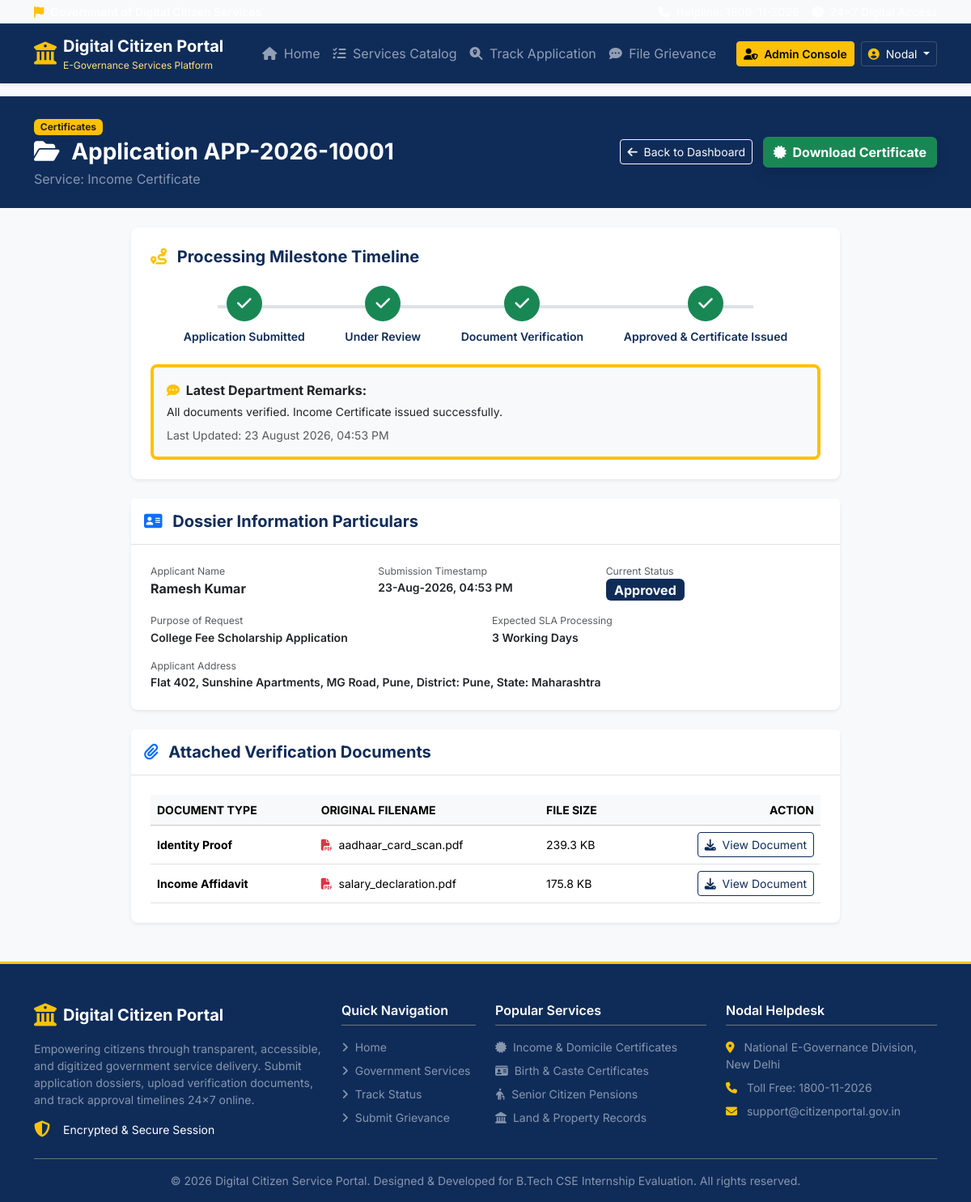
/citizen/application/1 (signed in), run on the app's committed database.
### app/models.py (models this page shows, shortened)
class User(UserMixin, db.Model):
    __tablename__ = 'users'
    id = db.Column(db.Integer, primary_key=True)
    name = db.Column(db.String(120), nullable=False)
    email = db.Column(db.String(120), unique=True, nullable=False, index=True)
    mobile = db.Column(db.String(15), nullable=False)
    password_hash = db.Column(db.String(256), nullable=False)
    role = db.Column(db.String(20), nullable=False, default='citizen') # 'citizen' or 'admin'
    address = db.Column(db.Text, nullable=True)
    state = db.Column(db.String(80), nullable=True)
    district = db.Column(db.String(80), nullable=True)
    created_at = db.Column(db.DateTime, default=datetime.utcnow)
    applications = db.relationship('Application', backref='user', lazy=True, cascade="all, delete-orphan")
    grievances = db.relationship('Grievance', backref='user', lazy=True)
    notifications = db.relationship('Notification', backref='user', lazy=True, cascade="all, delete-orphan")
    def is_admin(self):
        return self.role == 'admin'

class Service(db.Model):
    __tablename__ = 'services'
    id = db.Column(db.Integer, primary_key=True)
    name = db.Column(db.String(150), nullable=False)
    description = db.Column(db.Text, nullable=False)
    required_documents = db.Column(db.Text, nullable=False) # Store comma-separated or formatted list
    processing_time = db.Column(db.String(50), nullable=False) # e.g. "7 Working Days"
    category = db.Column(db.String(80), nullable=False, default='Certificates') # e.g., Certificates, Pensions, Revenue, Others
    icon = db.Column(db.String(50), default='fa-file-medical')
    created_at = db.Column(db.DateTime, default=datetime.utcnow)
    applications = db.relationship('Application', backref='service', lazy=True)

class Application(db.Model):
    __tablename__ = 'applications'
    id = db.Column(db.Integer, primary_key=True)
    application_number = db.Column(db.String(50), unique=True, nullable=False, index=True)
    user_id = db.Column(db.Integer, db.ForeignKey('users.id'), nullable=False)
    service_id = db.Column(db.Integer, db.ForeignKey('services.id'), nullable=False)
    personal_info = db.Column(db.Text, nullable=True) # JSON string
    address_info = db.Column(db.Text, nullable=True)  # JSON string
    purpose = db.Column(db.String(255), nullable=False)
    additional_info = db.Column(db.Text, nullable=True)
    status = db.Column(db.String(40), nullable=False, default='submitted')
    current_remarks = db.Column(db.Text, nullable=True)
    created_at = db.Column(db.DateTime, default=datetime.utcnow)
    updated_at = db.Column(db.DateTime, default=datetime.utcnow, onupdate=datetime.utcnow)
    documents = db.relationship('Document', backref='application', lazy=True, cascade="all, delete-orphan")
    def get_address_info(self):
        if self.address_info:
            try:
                return json.loads(self.address_info)
            except Exception:
                return {}
        return {}

class Document(db.Model):
    __tablename__ = 'documents'
    id = db.Column(db.Integer, primary_key=True)
    application_id = db.Column(db.Integer, db.ForeignKey('applications.id'), nullable=False)
    document_type = db.Column(db.String(100), nullable=False) # e.g. "Identity Proof", "Address Proof", "Income Document"
    original_filename = db.Column(db.String(255), nullable=False)
    stored_filename = db.Column(db.String(255), nullable=False)
    file_path = db.Column(db.String(500), nullable=False)
    file_type = db.Column(db.String(50), nullable=False)
    file_size = db.Column(db.Integer, nullable=False) # bytes
    uploaded_at = db.Column(db.DateTime, default=datetime.utcnow)

### app/routes/citizen.py (the view)
@citizen_bp.route('/application/<int:application_id>')
@login_required
def application_detail(application_id):
    app_record = Application.query.get_or_404(application_id)
    if not current_user.is_admin() and app_record.user_id != current_user.id:
        flash('Unauthorized access to application dossier.', 'danger')
        return redirect(url_for('citizen.dashboard'))
    timeline = get_timeline_steps(app_record.status)
    documents = app_record.documents
    return render_template('citizen/application_detail.html',
                           app_record=app_record,
                           timeline=timeline,
                           documents=documents)

### app/templates/citizen/application_detail.html (shortened to what this page needs)
{% extends "base.html" %}
{% block content %}
<div class="bg-navy text-white py-4 mb-4">
    <div class="container">
        <div class="d-flex flex-wrap justify-content-between align-items-center gap-2">
            <div>
                <span class="badge bg-warning text-dark mb-1">{{ app_record.service.category }}</span>
                <h1 class="h3 fw-bold mb-1"><i class="fa-solid fa-folder-open me-2"></i> Application {{ app_record.application_number }}</h1>
                <p class="text-white-50 mb-0">Service: {{ app_record.service.name }}</p>
            </div>
            <div>
                <a href="{{ url_for('citizen.dashboard') }}" class="btn btn-outline-light btn-sm">
                    <i class="fa-solid fa-arrow-left me-1"></i> Back to Dashboard
                </a>
                {% if app_record.status == 'approved' %}
                <a href="{{ url_for('main.certificate', application_id=app_record.id) }}" target="_blank" class="btn btn-success fw-bold ms-2 shadow">
                    <i class="fa-solid fa-certificate me-1"></i> Download Certificate
                </a>
                {% endif %}
            </div>
        </div>
    </div>
</div>
<div class="container pb-5 max-w-900">
    <div class="card border-0 shadow-sm rounded-3 mb-4">
        <div class="card-body p-4">
            <h5 class="fw-bold text-navy mb-4"><i class="fa-solid fa-route text-warning me-2"></i> Processing Milestone Timeline</h5>
            <div class="timeline-stepper d-flex justify-content-between position-relative mb-4 px-3">
                {% for stage in timeline %}
                <div class="timeline-step text-center position-relative z-1 flex-fill">
                    <div class="step-icon rounded-circle mx-auto d-flex align-items-center justify-content-center fw-bold
                                {% if stage.completed %}bg-success text-white{% elif stage.active %}bg-warning text-dark ring-active{% else %}bg-light text-muted border{% endif %}"
                         style="width: 44px; height: 44px;">
                        {% if stage.completed %}
                            <i class="fa-solid fa-check fs-5"></i>
                        {% else %}
                            {{ loop.index }}
                        {% endif %}
                    </div>
                    <span class="d-block fw-semibold fs-7 mt-2 {% if stage.completed or stage.active %}text-navy{% else %}text-muted{% endif %}">
                        {{ stage.title }}
                    </span>
                </div>
                {% endfor %}
            </div>
            <div class="p-3 bg-light rounded-3 border border-start border-warning border-4 mt-3">
                <strong class="text-dark d-block mb-1"><i class="fa-solid fa-comment-dots text-warning me-1"></i> Latest Department Remarks:</strong>
                <p class="mb-0 text-dark fs-7">{{ app_record.current_remarks or "Application dossier is under process with nodal officers." }}</p>
                <small class="text-muted d-block mt-2">Last Updated: {{ app_record.updated_at.strftime('%d %B %Y, %I:%M %p') }}</small>
            </div>
        </div>
    </div>
    <div class="card border-0 shadow-sm rounded-3 mb-4">
        <div class="card-header bg-white py-3 border-bottom">
            <h5 class="fw-bold text-navy mb-0"><i class="fa-solid fa-address-card me-2 text-primary"></i> Dossier Information Particulars</h5>
        </div>
        <div class="card-body p-4">
            <div class="row g-3 fs-7">
                <div class="col-md-4">
                    <small class="text-muted d-block">Applicant Name</small>
                    <strong class="text-dark fs-6">{{ app_record.user.name }}</strong>
                </div>
                <div class="col-md-4">
                    <small class="text-muted d-block">Submission Timestamp</small>
                    <span class="text-dark fw-semibold">{{ app_record.created_at.strftime('%d-%b-%Y, %I:%M %p') }}</span>
                </div>
                <div class="col-md-4">
                    <small class="text-muted d-block">Current Status</small>
                    <span class="badge bg-navy fs-6">{{ app_record.status.replace('_', ' ').title() }}</span>
                </div>
                <div class="col-md-6">
                    <small class="text-muted d-block">Purpose of Request</small>
                    <span class="text-dark fw-semibold">{{ app_record.purpose }}</span>
                </div>
                <div class="col-md-6">
                    <small class="text-muted d-block">Expected SLA Processing</small>
                    <span class="text-dark fw-semibold">{{ app_record.service.processing_time }}</span>
                </div>
                <div class="col-12">
                    <small class="text-muted d-block">Applicant Address</small>
                    <span class="text-dark fw-semibold">
                        {{ app_record.get_address_info().get('street_address', app_record.user.address) }},
                        {{ app_record.get_address_info().get('city', '') }},
                        District: {{ app_record.get_address_info().get('district', app_record.user.district) }},
                        State: {{ app_record.get_address_info().get('state', app_record.user.state) }}
                    </span>
                </div>
            </div>
        </div>
    </div>
    <div class="card border-0 shadow-sm rounded-3">
        <div class="card-header bg-white py-3 border-bottom">
            <h5 class="fw-bold text-navy mb-0"><i class="fa-solid fa-paperclip me-2 text-primary"></i> Attached Verification Documents</h5>
        </div>
        <div class="card-body p-4">
            {% if documents %}
            <div class="table-responsive">
                <table class="table table-hover align-middle mb-0 fs-7">
                    <thead class="table-light text-uppercase text-muted">
                        <tr>
                            <th>Document Type</th>
                            <th>Original Filename</th>
                            <th>File Size</th>
                            <th class="text-end">Action</th>
                        </tr>
                    </thead>
                    <tbody>
                        {% for doc in documents %}
                        <tr>
                            <td><strong>{{ doc.document_type }}</strong></td>
                            <td><i class="fa-solid fa-file-pdf text-danger me-1"></i> {{ doc.original_filename }}</td>
                            <td>{{ (doc.file_size / 1024)|round(1) }} KB</td>
                            <td class="text-end">
                                <a href="{{ url_for('static', filename=doc.file_path) }}" target="_blank" class="btn btn-outline-navy btn-sm">
                                    <i class="fa-solid fa-download me-1"></i> View Document
                                </a>
                            </td>
                        </tr>
                        {% endfor %}
                    </tbody>
                </table>
            </div>
            {% else %}
            <p class="text-muted mb-0">No documents attached to this dossier.</p>
            {% endif %}
        </div>
    </div>
</div>
{% endblock %}

### app/templates/components/navbar.html (shortened to what this page needs)
<nav class="navbar navbar-expand-lg navbar-dark bg-navy shadow-sm sticky-top" aria-label="Main navigation">
    <div class="container">
        <a class="navbar-brand d-flex align-items-center gap-2" href="{{ url_for('main.index') }}">
            <i class="fa-solid fa-building-columns fs-3 text-warning"></i>
            <div class="d-flex flex-column">
                <span class="fw-bold tracking-tight text-white fs-5 leading-tight">Digital Citizen Portal</span>
                <span class="fs-8 text-warning-light">E-Governance Services Platform</span>
            </div>
        </a>
        <div class="collapse navbar-collapse" id="navbarMain">
            <ul class="navbar-nav me-auto mb-2 mb-lg-0 ms-lg-4">
                <li class="nav-item">
                    <a class="nav-link {% if request.endpoint == 'main.index' %}active fw-semibold{% endif %}" href="{{ url_for('main.index') }}">
                        <i class="fa-solid fa-house me-1"></i> Home
                    </a>
                </li>
                <li class="nav-item">
                    <a class="nav-link {% if request.endpoint == 'main.services' %}active fw-semibold{% endif %}" href="{{ url_for('main.services') }}">
                        <i class="fa-solid fa-list-check me-1"></i> Services Catalog
                    </a>
                </li>
                <li class="nav-item">
                    <a class="nav-link {% if request.endpoint == 'main.track' %}active fw-semibold{% endif %}" href="{{ url_for('main.track') }}">
                        <i class="fa-solid fa-magnifying-glass-location me-1"></i> Track Application
                    </a>
                </li>
                <li class="nav-item">
                    <a class="nav-link {% if request.endpoint == 'main.grievance' %}active fw-semibold{% endif %}" href="{{ url_for('main.grievance') }}">
                        <i class="fa-solid fa-comment-dots me-1"></i> File Grievance
                    </a>
                </li>
            </ul>
            <div class="d-flex align-items-center gap-2">
                {% if current_user.is_authenticated %}
                    {% if current_user.is_admin() %}
                        <a href="{{ url_for('admin.dashboard') }}" class="btn btn-warning btn-sm fw-semibold">
                            <i class="fa-solid fa-user-shield me-1"></i> Admin Console
                        </a>
                    {% else %}
                        <a href="{{ url_for('citizen.dashboard') }}" class="btn btn-outline-light btn-sm fw-semibold">
                            <i class="fa-solid fa-gauge-high me-1"></i> My Dashboard
                        </a>
                    {% endif %}
                    <div class="dropdown">
                        <button class="btn btn-navy text-white dropdown-toggle border-secondary border-opacity-50 btn-sm" type="button" id="userMenu" data-bs-toggle="dropdown" aria-expanded="false">
                            <i class="fa-solid fa-circle-user text-warning me-1"></i> {{ current_user.name.split()[0] }}
                        </button>
                    </div>
                {% endif %}
            </div>
        </div>
    </div>
</nav>

### app/static/css/style.css (style rules this page uses)
:root { --navy-primary: #0f2c59; --navy-hover: #0a1f40; --gov-yellow: #ffb703; --gov-yellow-hover: #fb8500; --bg-light: #f8f9fa; --font-inter: 'Inter', system-ui, -apple-system, sans-serif; }
body { font-family: var(--font-inter); color: #2b2d42; background-color: var(--bg-light); }
.bg-navy { background-color: var(--navy-primary) !important; }
.text-navy { color: var(--navy-primary) !important; }
.btn-navy { background-color: var(--navy-primary); color: #ffffff; border: 1px solid var(--navy-primary); }
.btn-outline-navy { color: var(--navy-primary); border-color: var(--navy-primary); }
.text-warning-light { color: #ffe082; }
.max-w-900 { max-width: 900px; }
.timeline-stepper::before { content: ''; position: absolute; top: 24px; left: 10%; right: 10%; height: 4px; background-color: #dee2e6; z-index: 0; }
.fs-7 { font-size: 0.875rem; }
.fs-8 { font-size: 0.75rem; }

### data on the page
User: name "Nodal"
Service: service.category "Certificates", service.name "Income Certificate", service.processing_time "3 Working Days"
Application: application_number "APP-2026-10001", current_remarks "All documents verified. Income Certificate issued successfully.", updated_at "23 August 2026, 04:53 PM", created_at "23-Aug-2026, 04:53 PM", status.replace "Approved", purpose "College Fee Scholarship Application", get_address_info "Flat 402, Sunshine Apartments, MG Road", get_address_info "Pune", get_address_info "Maharashtra"
User: user.name "Ramesh Kumar"
Document: document_type "Identity Proof", original_filename "aadhaar_card_scan.pdf", (doc.file_size/1024)|round(1) "239.3"
Document: document_type "Income Affidavit", original_filename "salary_declaration.pdf", (doc.file_size/1024)|round(1) "175.8"

### other printed values
{{ stage.title }} "Application Submitted" "Under Review" "Document Verification" "Approved & Certificate Issued"
